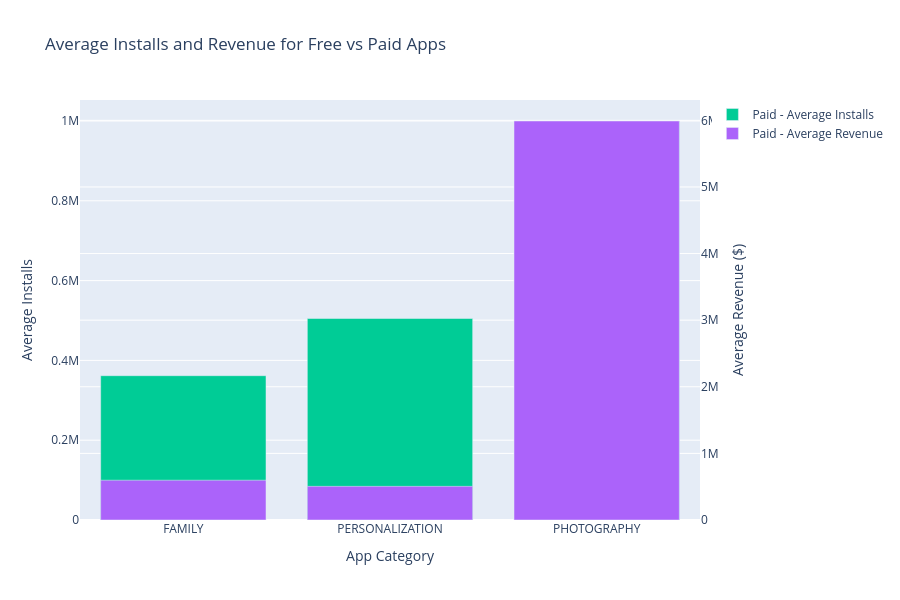

This figure's notebook cell:
### Code cell
import pandas as pd
import plotly.graph_objects as go
from zoneinfo import ZoneInfo

df = pd.read_csv(r"C:\Users\payal\Downloads\apps.csv.zip")

df["Installs"] = df["Installs"].astype(str)
df["Installs"] = df["Installs"].str.replace(",", "")
df["Installs"] = df["Installs"].str.replace("+", "")
df["Installs"] = pd.to_numeric(df["Installs"], errors="coerce")

df["Price"] = df["Price"].astype(str).str.replace("$", "")
df["Price"] = pd.to_numeric(df["Price"], errors="coerce")

df["Size_M"] = df["Size"].astype(str).str.replace("M", "")
df["Size_M"] = pd.to_numeric(df["Size_M"], errors="coerce")

df["Android_Version"] = pd.to_numeric(
    df["Android Ver"].astype(str).str.extract(r"(\d+\.?\d*)")[0],
    errors="coerce"
)

df["App_Length"] = df["App"].astype(str).str.len()

df["Revenue"] = df["Installs"] * df["Price"]

df = df[
    (df["Installs"] >= 10000) &
    (df["Revenue"] >= 10000) &
    (df["Android_Version"] > 4.0) &
    (df["Size_M"] > 15) &
    (df["Content Rating"] == "Everyone") &
    (df["App_Length"] <= 30)
]

top3 = (
    df.groupby("Category")["Installs"]
    .sum()
    .sort_values(ascending=False)
    .head(3)
    .index
)

df = df[df["Category"].isin(top3)]

result = df.groupby(["Category", "Type"]).agg(
    Average_Installs=("Installs", "mean"),
    Average_Revenue=("Revenue", "mean")
).reset_index()

current_time = pd.Timestamp.now(tz=ZoneInfo("Asia/Kolkata"))
minutes = current_time.hour * 60 + current_time.minute

if 13 * 60 <= minutes < 14 * 60:

    fig = go.Figure()

    for app_type in ["Free", "Paid"]:

        temp = result[result["Type"] == app_type]

        fig.add_trace(go.Bar(
            x=temp["Category"],
            y=temp["Average_Installs"],
            name=app_type + " - Average Installs"
        ))

        fig.add_trace(go.Bar(
            x=temp["Category"],
            y=temp["Average_Revenue"],
            name=app_type + " - Average Revenue",
            yaxis="y2"
        ))

    fig.update_layout(
        title="Average Installs and Revenue for Free vs Paid Apps",
        xaxis_title="App Category",
        yaxis=dict(title="Average Installs"),
        yaxis2=dict(
            title="Average Revenue ($)",
            overlaying="y",
            side="right"
        ),
        barmode="group",
        height=600
    )

    fig.show()

else:
    print("Current IST Time:", current_time.strftime("%I:%M %p"))
    print("Graph is hidden. It will be shown only between 1 PM and 2 PM IST.")

### Figure 1 — Plotly figure (JSON) as saved in the notebook; plotly's stock layout.template omitted (floating-point values rounded to 4 significant figures)
{"data": [{"name": "Free - Average Installs", "type": "bar", "x": [], "y": []}, {"name": "Free - Average Revenue", "type": "bar", "x": [], "y": [], "yaxis": "y2"}, {"name": "Paid - Average Installs", "type": "bar", "x": ["FAMILY", "PERSONALIZATION", "PHOTOGRAPHY"], "y": [361700.0, 505000.0, 1000000.0]}, {"name": "Paid - Average Revenue", "type": "bar", "x": ["FAMILY", "PERSONALIZATION", "PHOTOGRAPHY"], "y": [597200.0, 505000.0, 5990000.0], "yaxis": "y2"}], "layout": {"barmode": "group", "height": 600, "title": {"text": "Average Installs and Revenue for Free vs Paid Apps"}, "xaxis": {"title": {"text": "App Category"}}, "yaxis": {"title": {"text": "Average Installs"}}, "yaxis2": {"overlaying": "y", "side": "right", "title": {"text": "Average Revenue ($)"}}}}
